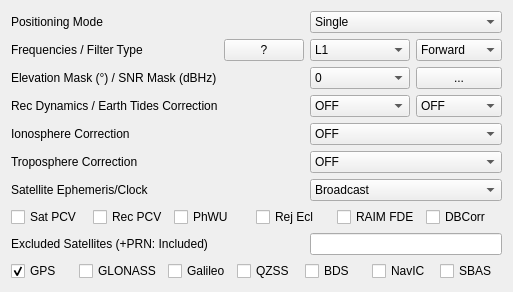
     <widget class="QWidget" name="TabSheet1">
      <property name="toolTip">
       <string/>
      </property>
      <attribute name="title">
       <string>Setting&amp;1</string>
      </attribute>
      <layout class="QGridLayout" name="gridLayout">
       <item row="7" column="0">
        <widget class="QLabel" name="Label32">
         <property name="enabled">
          <bool>true</bool>
         </property>
         <property name="toolTip">
          <string/>
         </property>
         <property name="text">
          <string>Satellite Ephemeris/Clock</string>
         </property>
        </widget>
       </item>
       <item row="11" column="0" colspan="4">
        <widget class="QWidget" name="widget_2" native="true">
         <property name="sizePolicy">
          <sizepolicy hsizetype="Preferred" vsizetype="Fixed">
           <horstretch>0</horstretch>
           <verstretch>0</verstretch>
          </sizepolicy>
         </property>
         <layout class="QHBoxLayout" name="horizontalLayout_2">
          <property name="leftMargin">
           <number>0</number>
          </property>
          <property name="topMargin">
           <number>0</number>
          </property>
          <property name="rightMargin">
           <number>0</number>
          </property>
          <property name="bottomMargin">
           <number>0</number>
          </property>
          <item>
           <widget class="QCheckBox" name="PosOpt1">
            <property name="toolTip">
             <string/>
            </property>
            <property name="text">
             <string>Sat PCV</string>
            </property>
            <property name="checked">
             <bool>false</bool>
            </property>
           </widget>
          </item>
          <item>
           <widget class="QCheckBox" name="PosOpt2">
            <property name="toolTip">
             <string/>
            </property>
            <property name="text">
             <string>Rec PCV</string>
            </property>
            <property name="checked">
             <bool>false</bool>
            </property>
           </widget>
          </item>
          <item>
           <widget class="QCheckBox" name="PosOpt3">
            <property name="toolTip">
             <string/>
            </property>
            <property name="text">
             <string>PhWU</string>
            </property>
            <property name="checked">
             <bool>false</bool>
            </property>
           </widget>
          </item>
          <item>
           <widget class="QCheckBox" name="PosOpt4">
            <property name="toolTip">
             <string/>
            </property>
            <property name="text">
             <string>Rej Ecl</string>
            </property>
            <property name="checked">
             <bool>false</bool>
            </property>
           </widget>
          </item>
          <item>
           <widget class="QCheckBox" name="PosOpt5">
            <property name="toolTip">
             <string/>
            </property>
            <property name="text">
             <string>RAIM FDE</string>
            </property>
            <property name="checked">
             <bool>false</bool>
            </property>
           </widget>
          </item>
          <item>
           <widget class="QCheckBox" name="PosOpt6">
            <property name="toolTip">
             <string/>
            </property>
            <property name="text">
             <string>DBCorr</string>
            </property>
            <property name="checked">
             <bool>false</bool>
            </property>
           </widget>
          </item>
         </layout>
        </widget>
       </item>
       <item row="1" column="2" colspan="2">
        <widget class="QComboBox" name="PosMode">
         <property name="enabled">
          <bool>true</bool>
         </property>
         <property name="toolTip">
          <string/>
         </property>
         <item>
          <property name="text">
           <string>Single</string>
          </property>
         </item>
         <item>
          <property name="text">
           <string>DGPS/DGNSS</string>
          </property>
         </item>
         <item>
          <property name="text">
           <string>Kinematic</string>
          </property>
         </item>
         <item>
          <property name="text">
           <string>Static</string>
          </property>
         </item>
         <item>
          <property name="text">
           <string>Moving-Base</string>
          </property>
         </item>
         <item>
          <property name="text">
           <string>Fixed</string>
          </property>
         </item>
         <item>
          <property name="text">
           <string>PPP Kinematic</string>
          </property>
         </item>
         <item>
          <property name="text">
           <string>PPP Static</string>
          </property>
         </item>
         <item>
          <property name="text">
           <string>PPP Fixed</string>
          </property>
         </item>
        </widget>
       </item>
       <item row="4" column="2">
        <widget class="QComboBox" name="DynamicModel">
         <property name="enabled">
          <bool>true</bool>
         </property>
         <property name="toolTip">
          <string/>
         </property>
         <item>
          <property name="text">
           <string>OFF</string>
          </property>
         </item>
         <item>
          <property name="text">
           <string>ON</string>
          </property>
         </item>
        </widget>
       </item>
       <item row="2" column="0">
        <widget class="QLabel" name="LabelFreq">
         <property name="enabled">
          <bool>true</bool>
         </property>
         <property name="toolTip">
          <string/>
         </property>
         <property name="text">
          <string>Frequencies / Filter Type</string>
         </property>
        </widget>
       </item>
       <item row="14" column="0" colspan="4">
        <widget class="QWidget" name="widget_3" native="true">
         <property name="sizePolicy">
          <sizepolicy hsizetype="Preferred" vsizetype="Fixed">
           <horstretch>0</horstretch>
           <verstretch>0</verstretch>
          </sizepolicy>
         </property>
         <layout class="QHBoxLayout" name="horizontalLayout_3">
          <property name="leftMargin">
           <number>0</number>
          </property>
          <property name="topMargin">
           <number>0</number>
          </property>
          <property name="rightMargin">
           <number>0</number>
          </property>
          <property name="bottomMargin">
           <number>0</number>
          </property>
          <item>
           <widget class="QCheckBox" name="NavSys1">
            <property name="toolTip">
             <string/>
            </property>
            <property name="text">
             <string>GPS</string>
            </property>
            <property name="checked">
             <bool>true</bool>
            </property>
           </widget>
          </item>
          <item>
           <widget class="QCheckBox" name="NavSys2">
            <property name="toolTip">
             <string/>
            </property>
            <property name="text">
             <string>GLONASS</string>
            </property>
            <property name="checked">
             <bool>false</bool>
            </property>
           </widget>
          </item>
          <item>
           <widget class="QCheckBox" name="NavSys3">
            <property name="toolTip">
             <string/>
            </property>
            <property name="text">
             <string>Galileo</string>
            </property>
            <property name="checked">
             <bool>false</bool>
            </property>
           </widget>
          </item>
          <item>
           <widget class="QCheckBox" name="NavSys4">
            <property name="toolTip">
             <string/>
            </property>
            <property name="text">
             <string>QZSS</string>
            </property>
            <property name="checked">
             <bool>false</bool>
            </property>
           </widget>
          </item>
          <item>
           <widget class="QCheckBox" name="NavSys6">
            <property name="toolTip">
             <string/>
            </property>
            <property name="text">
             <string>BDS</string>
            </property>
            <property name="checked">
             <bool>false</bool>
            </property>
           </widget>
          </item>
          <item>
           <widget class="QCheckBox" name="NavSys7">
            <property name="text">
             <string>NavIC</string>
            </property>
           </widget>
          </item>
          <item>
           <widget class="QCheckBox" name="NavSys5">
            <property name="toolTip">
             <string/>
            </property>
            <property name="text">
             <string>SBAS</string>
            </property>
            <property name="checked">
             <bool>false</bool>
            </property>
           </widget>
          </item>
         </layout>
        </widget>
       </item>
       <item row="4" column="0">
        <widget class="QLabel" name="Label3">
         <property name="enabled">
          <bool>true</bool>
         </property>
         <property name="toolTip">
          <string/>
         </property>
         <property name="text">
          <string>Rec Dynamics / Earth Tides Correction</string>
         </property>
        </widget>
       </item>
       <item row="1" column="0">
        <widget class="QLabel" name="LabelPosMode">
         <property name="enabled">
          <bool>true</bool>
         </property>
         <property name="toolTip">
          <string/>
         </property>
         <property name="text">
          <string>Positioning Mode</string>
         </property>
        </widget>
       </item>
       <item row="12" column="2" colspan="2">
        <widget class="QLineEdit" name="ExSats">
         <property name="enabled">
          <bool>true</bool>
         </property>
         <property name="toolTip">
          <string/>
         </property>
         <property name="text">
          <string/>
         </property>
        </widget>
       </item>
       <item row="4" column="3">
        <widget class="QComboBox" name="TideCorr">
         <property name="enabled">
          <bool>true</bool>
         </property>
         <property name="toolTip">
          <string/>
         </property>
         <item>
          <property name="text">
           <string>OFF</string>
          </property>
         </item>
         <item>
          <property name="text">
           <string>Solid</string>
          </property>
         </item>
         <item>
          <property name="text">
           <string>Solid/OTL</string>
          </property>
         </item>
        </widget>
       </item>
       <item row="3" column="3">
        <widget class="QPushButton" name="BtnMask">
         <property name="enabled">
          <bool>true</bool>
         </property>
         <property name="toolTip">
          <string/>
         </property>
         <property name="text">
          <string>...</string>
         </property>
         <property name="flat">
          <bool>false</bool>
         </property>
        </widget>
       </item>
       <item row="12" column="0">
        <widget class="QLabel" name="Label35">
         <property name="enabled">
          <bool>true</bool>
         </property>
         <property name="toolTip">
          <string/>
         </property>
         <property name="text">
          <string>Excluded Satellites (+PRN: Included)</string>
         </property>
        </widget>
       </item>
       <item row="2" column="3">
        <widget class="QComboBox" name="Solution">
         <property name="enabled">
          <bool>true</bool>
         </property>
         <property name="toolTip">
          <string/>
         </property>
         <item>
          <property name="text">
           <string>Forward</string>
          </property>
         </item>
         <item>
          <property name="text">
           <string>Backward</string>
          </property>
         </item>
         <item>
          <property name="text">
           <string>Combined</string>
          </property>
         </item>
        </widget>
       </item>
       <item row="6" column="0">
        <widget class="QLabel" name="Label9">
         <property name="enabled">
          <bool>true</bool>
         </property>
         <property name="toolTip">
          <string/>
         </property>
         <property name="text">
          <string>Troposphere Correction</string>
         </property>
        </widget>
       </item>
       <item row="3" column="2">
        <widget class="QComboBox" name="ElMask">
         <property name="enabled">
          <bool>true</bool>
         </property>
         <property name="toolTip">
          <string/>
         </property>
         <item>
          <property name="text">
           <string>0</string>
          </property>
         </item>
         <item>
          <property name="text">
           <string>5</string>
          </property>
         </item>
         <item>
          <property name="text">
           <string>10</string>
          </property>
         </item>
         <item>
          <property name="text">
           <string>15</string>
          </property>
         </item>
         <item>
          <property name="text">
           <string>20</string>
          </property>
         </item>
         <item>
          <property name="text">
           <string>25</string>
          </property>
         </item>
         <item>
          <property name="text">
           <string>30</string>
          </property>
         </item>
         <item>
          <property name="text">
           <string>35</string>
          </property>
         </item>
         <item>
          <property name="text">
           <string>40</string>
          </property>
         </item>
         <item>
          <property name="text">
           <string>45</string>
          </property>
         </item>
         <item>
          <property name="text">
           <string>50</string>
          </property>
         </item>
         <item>
          <property name="text">
           <string>55</string>
          </property>
         </item>
         <item>
          <property name="text">
           <string>60</string>
          </property>
         </item>
         <item>
          <property name="text">
           <string>65</string>
          </property>
         </item>
         <item>
          <property name="text">
           <string>70</string>
          </property>
         </item>
        </widget>
       </item>
       <item row="2" column="2">
        <widget class="QComboBox" name="Freq">
         <property name="enabled">
          <bool>true</bool>
         </property>
         <property name="toolTip">
          <string/>
         </property>
         <item>
          <property name="text">
           <string>L1</string>
          </property>
         </item>
         <item>
          <property name="text">
           <string>L1+2</string>
          </property>
         </item>
         <item>
          <property name="text">
           <string>L1+2+3</string>
          </property>
         </item>
         <item>
          <property name="text">
           <string>L1+2+3+4</string>
          </property>
         </item>
         <item>
          <property name="text">
           <string>L1+2+3+4+5</string>
          </property>
         </item>
        </widget>
       </item>
       <item row="6" column="2" colspan="2">
        <widget class="QComboBox" name="TropOpt">
         <property name="enabled">
          <bool>true</bool>
         </property>
         <property name="toolTip">
          <string/>
         </property>
         <item>
          <property name="text">
           <string>OFF</string>
          </property>
         </item>
         <item>
          <property name="text">
           <string>Saastamoinen</string>
          </property>
         </item>
         <item>
          <property name="text">
           <string>SBAS</string>
          </property>
         </item>
         <item>
          <property name="text">
           <string>Estimate ZTD</string>
          </property>
         </item>
         <item>
          <property name="text">
           <string>Estimate ZTD+Grad</string>
          </property>
         </item>
        </widget>
       </item>
       <item row="5" column="2" colspan="2">
        <widget class="QComboBox" name="IonoOpt">
         <property name="enabled">
          <bool>true</bool>
         </property>
         <property name="toolTip">
          <string/>
         </property>
         <item>
          <property name="text">
           <string>OFF</string>
          </property>
         </item>
         <item>
          <property name="text">
           <string>Broadcast</string>
          </property>
         </item>
         <item>
          <property name="text">
           <string>SBAS</string>
          </property>
         </item>
         <item>
          <property name="text">
           <string>Iono-Free LC</string>
          </property>
         </item>
         <item>
          <property name="text">
           <string>Estimate TEC</string>
          </property>
         </item>
         <item>
          <property name="text">
           <string>IONEX TEC</string>
          </property>
         </item>
         <item>
          <property name="text">
           <string>QZSS Broardcast</string>
          </property>
         </item>
        </widget>
       </item>
       <item row="5" column="0">
        <widget class="QLabel" name="Label8">
         <property name="enabled">
          <bool>true</bool>
         </property>
         <property name="toolTip">
          <string/>
         </property>
         <property name="text">
          <string>Ionosphere Correction</string>
         </property>
        </widget>
       </item>
       <item row="3" column="0">
        <widget class="QLabel" name="LabelElMask">
         <property name="enabled">
          <bool>true</bool>
         </property>
         <property name="toolTip">
          <string/>
         </property>
         <property name="text">
          <string>Elevation Mask (°) / SNR Mask (dBHz)</string>
         </property>
        </widget>
       </item>
       <item row="7" column="2" colspan="2">
        <widget class="QComboBox" name="SatEphem">
         <property name="enabled">
          <bool>true</bool>
         </property>
         <property name="toolTip">
          <string/>
         </property>
         <item>
          <property name="text">
           <string>Broadcast</string>
          </property>
         </item>
         <item>
          <property name="text">
           <string>Precise</string>
          </property>
         </item>
         <item>
          <property name="text">
           <string>Broadcast+SBAS</string>
          </property>
         </item>
         <item>
          <property name="text">
           <string>Broadcast+SSR APC</string>
          </property>
         </item>
         <item>
          <property name="text">
           <string>Broadcast+SSR CoM</string>
          </property>
         </item>
        </widget>
       </item>
       <item row="2" column="1">
        <widget class="QPushButton" name="BtnFreq">
         <property name="text">
          <string>?</string>
         </property>
        </widget>
       </item>
      </layout>
     </widget>
